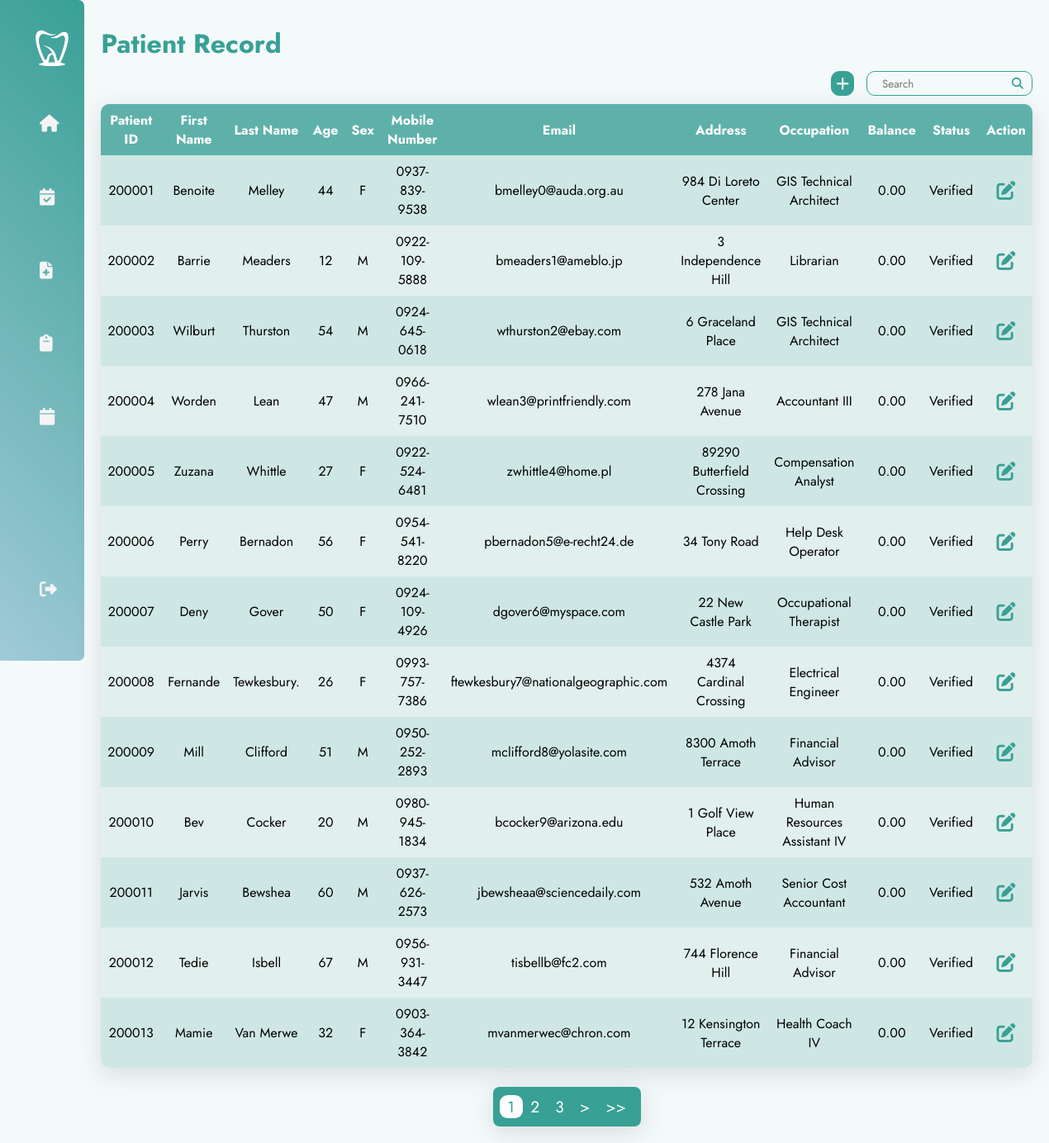
The page /pages/patientRecord.php (signed in) on the database as committed earlier.
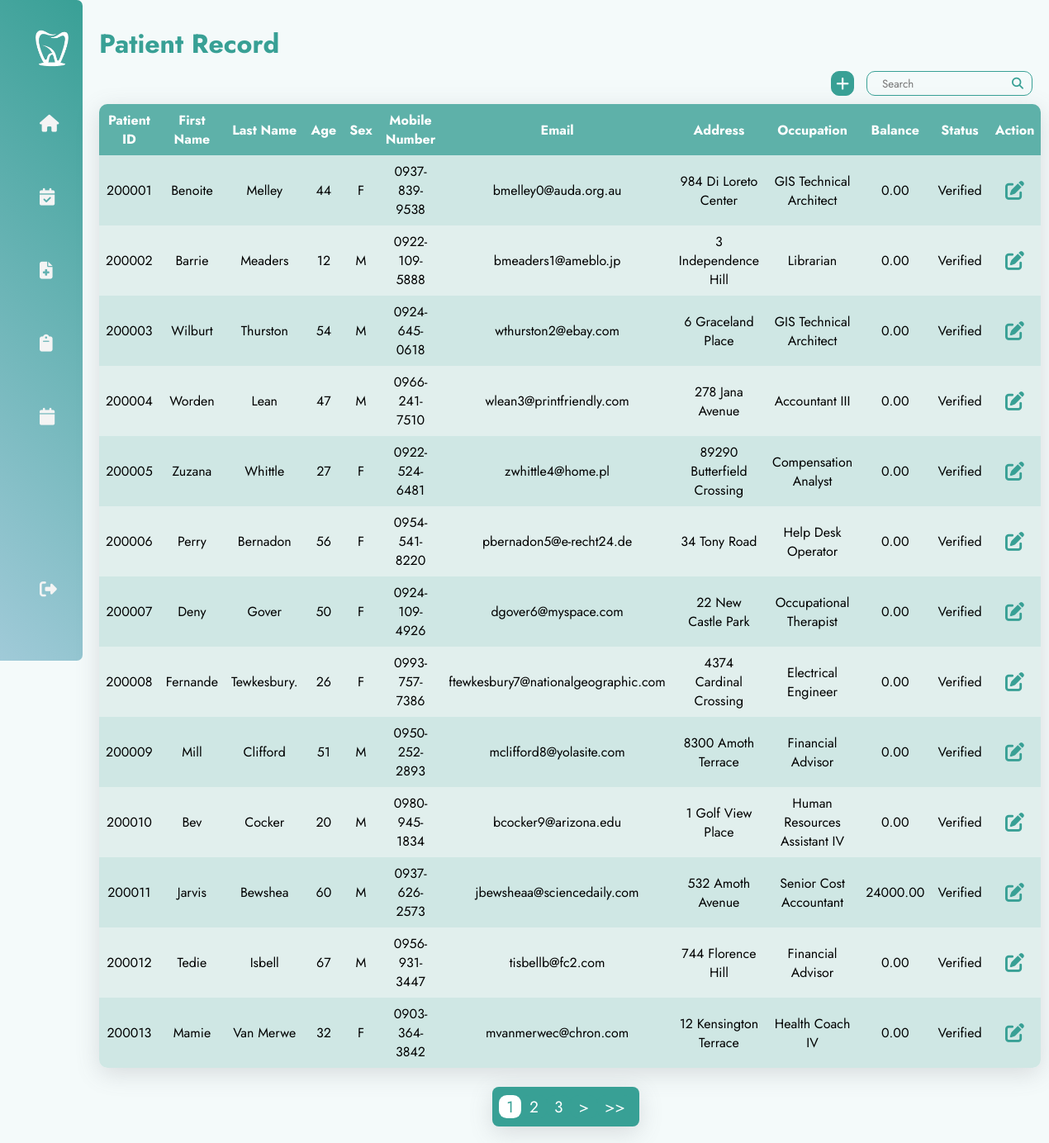
The same page on the database as committed later.
### tables this page shows
CREATE TABLE `patients` (
  `patientID` int(10) NOT NULL,
  `patientFirstName` varchar(30) DEFAULT NULL,
  `patientLastName` varchar(30) DEFAULT NULL,
  `patientAge` int(11) DEFAULT NULL,
  `patientSex` varchar(10) DEFAULT NULL,
  `patientMobileNo` varchar(15) DEFAULT NULL,
  `patientEmail` varchar(70) DEFAULT NULL,
  `patientAddress` varchar(100) DEFAULT NULL,
  `patientOccupation` varchar(30) DEFAULT NULL,
  `patientBalance` decimal(15,2) DEFAULT 0.00,
  `patientStatus` varchar(15) DEFAULT 'Not Verified'
);

### pages/patientRecord.php (the view, shortened to what this page needs)
<?php
    include("../phpFiles/dbConnect.php");
    $searchKeyword = isset($_GET['searchKeyword']) ? $_GET['searchKeyword'] : '';
    $recordPerPage = 13;
    if (isset($_GET["page"])) {
        $page = $_GET["page"];
    }
    else {
        $page = 1;
    }
    $startPage = ($page-1) * $recordPerPage;
    $sql = "SELECT * FROM patients";
    $sql .= " LIMIT $startPage, $recordPerPage;";
    $result = $conn->query($sql);
?>
<!DOCTYPE html>
<html lang="en">
<head>
    <?php include("../pages/header.php");?>
    <link rel="stylesheet" href="../styles/transaction.css">
</head>
<body>
    <div class="container">
        <?php
            if($_SESSION["accRole"] == "Admin"){
                include('adminSidebar.php');
            }else{
                include('sidebar.php');
            }
        ?>
        <main>
            <h1 class="header">Patient Record</h1>
            <div class="main-content">
                <div class="contain">
                    <div class="button">
                        <a href="addPatient.php"><i class="fa-solid fa-plus"></i></a>
                    </div>
                    <form action="<?php echo htmlspecialchars($_SERVER["PHP_SELF"]); ?>" method="get" class="search">
                        <input type="text" name="searchKeyword" value="<?php echo $searchKeyword; ?>" placeholder="  Search">
                        <i class="fa-solid fa-magnifying-glass"></i>
                    </form>
                </div>
                <?php
                    echo "<table>";
                    echo "<tr><th>Patient ID</th><th>First Name</th><th>Last Name</th><th>Age</th><th>Sex</th><th>Mobile Number</th><th>Email</th><th>Address</th><th>Occupation</th><th>Balance</th><th>Status</th><th>Action</th></tr>";
                    if ($result->num_rows > 0) {
                        while ($row = $result->fetch_assoc()) {
                        echo "<tr>";
                        echo "<td>" . $row["patientID"] . "</td>";
                        echo "<td>" . $row["patientFirstName"] . "</td>";
                        echo "<td>" . $row["patientLastName"] . "</td>";
                        echo "<td>" . $row["patientAge"] . "</td>";
                        echo "<td>" . $row["patientSex"] . "</td>";
                        echo "<td>" . $row["patientMobileNo"] . "</td>";
                        echo "<td>" . $row["patientEmail"] . "</td>";
                        echo "<td>" . $row["patientAddress"] . "</td>";
                        echo "<td>" . $row["patientOccupation"] . "</td>";
                        echo "<td>" . $row["patientBalance"] . "</td>";
                        echo "<td>" . $row["patientStatus"] . "</td>";
                        echo "<td>
                                <div class='action-buttons'>
                                    <form action='patientRecordUpdate.php' method='post'>
                                        <input type='hidden' name='patientID' value='{$row['patientID']}'>
                                        <button type='submit'><i class='fas fa-edit'></i></button>
                                    </form>
                                </td>";
                        echo "</tr>";
                        echo "</div>";
                        }
                        echo "</table><br>";
                    } else {
                        echo "<tr><td colspan = '12' id = 'noRes'>No Results</td></tr>";
                        echo "</table><br>";
                    }
                ?>
                <div class = "paginationCont">
                    <div class = "paginationMain">
                        <?php
                            include("../pages/pagination.php");
                        ?>
                    </div>
                </div>
</body>
</html>

Rows that differ between the two databases and show on the page:
changed patients "Jarvis": patientBalance "0.00" → "24000.00"
